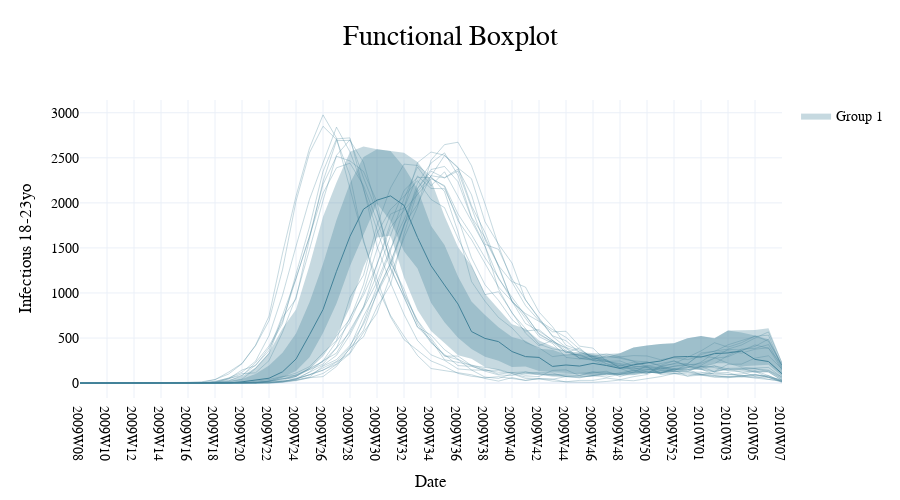

Write notebook code for a chart like this one.
### Markdown cell above
### Example

### Code cell
# required
table_name = 'h1n1_R2.basins_prevalence_agg'
reference_table = 'reference.gleam-geo-map'
reference_column = 'basin_id' # name of a column in reference table
geo_column = 'basin_id' # name of a column in table corresponding to column in reference table
geo_level = 'basin_label'
geo_values = 'Portland(US-ME)'
value = 'Infectious_18_23'

# Set parameters for grouping
num_clusters = 1
num_features = 20 
grouping_method = 'mse' # mean squared error
centrality_method = 'mse' # mean squared error

dataset = None
delete_data = True

fbp_fig = ei.functional_boxplot(
    client=client,
    table_name=table_name,
    reference_table=reference_table,
    geo_level=geo_level,
    geo_values=geo_values,
    geo_column=geo_column,
    reference_column=reference_column,
    value=value,
    num_clusters=num_clusters,
    num_features=num_features,
    grouping_method=grouping_method,
    centrality_method=centrality_method,
    dataset=dataset,
    delete_data=delete_data,
    overwrite=True
)

# finishing touches
fbp_fig.update_layout(width=900, height=500, 
                     showlegend=True, 
                     font_family='PT Sans Narrow', 
                     title='Functional Boxplot',
                     yaxis_title="Infectious 18-23yo"
)
fbp_fig.show()
